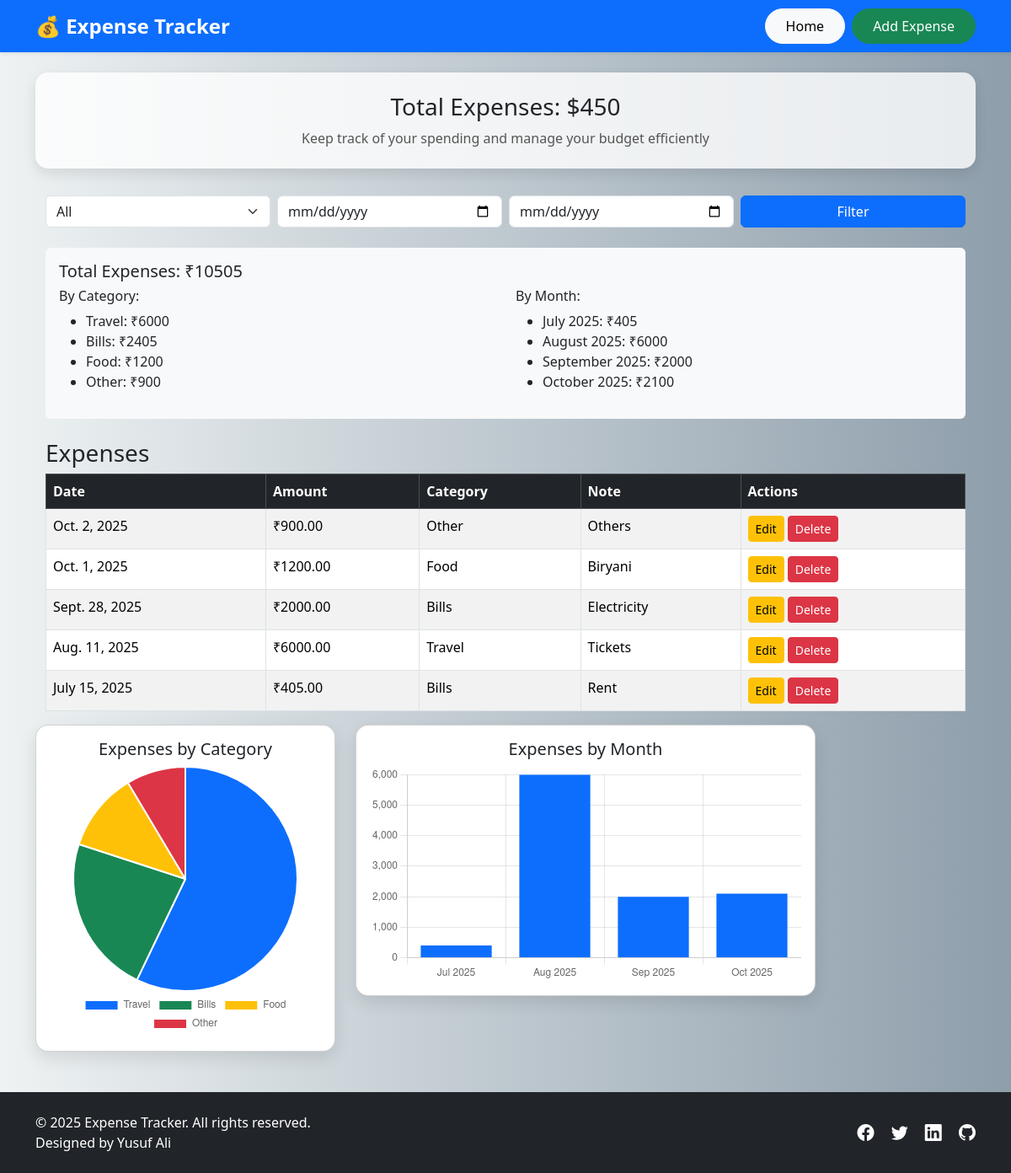
The page / on the database its author committed.
### tracker/models.py (models this page shows, shortened)
class Expense(models.Model):
    CATEGORY_CHOICES = [
        ('Food', 'Food'),
        ('Travel', 'Travel'),
        ('Bills', 'Bills'),
        ('Other', 'Other'),
    ]
    amount = models.DecimalField(max_digits=10, decimal_places=2)
    date = models.DateField()
    note = models.CharField(max_length=200)
    category = models.CharField(max_length=20, choices=CATEGORY_CHOICES, default='Other')

### tracker/views.py (the view)
# urls.py: path('', views.expense_list, name='expense_list'),
def expense_list(request):
    expenses = Expense.objects.all().order_by('-date')
    category = request.GET.get('category')
    start_date = request.GET.get('start_date')
    end_date = request.GET.get('end_date')
    if category and category != "All":
        expenses = expenses.filter(category=category)
    if start_date:
        expenses = expenses.filter(date__gte=start_date)
    if end_date:
        expenses = expenses.filter(date__lte=end_date)
    total = expenses.aggregate(total=Sum('amount'))['total'] or 0
    summary_by_category = (
        expenses.values('category')
        .annotate(total=Sum('amount'))
        .order_by('-total')
    )
    summary_by_month = (
        expenses.annotate(month=TruncMonth('date'))
        .values('month')
        .annotate(total=Sum('amount'))
        .order_by('month')
    )
    categories = Expense.objects.values_list('category', flat=True).distinct()
    categories = ["All"] + list(categories)
    context = {
        'expenses': expenses,
        'total': total,
        'summary_by_category': summary_by_category,
        'summary_by_month': summary_by_month,
        'categories': categories,
        'selected_category': category or "All",
        'start_date': start_date or "",
        'end_date': end_date or ""
    }
    return render(request, 'tracker/expense_list.html', context)

### tracker/templates/tracker/expense_list.html (shortened to what this page needs)
{% extends 'tracker/base.html' %}
{% block content %}
<div class="container mt-4">
  <form method="GET" class="row g-2 mb-4">
    <div class="col-md-3">
      <select name="category" class="form-select">
        {% for cat in categories %}
          <option value="{{ cat }}" {% if selected_category == cat %}selected{% endif %}>{{ cat }}</option>
        {% endfor %}
      </select>
    </div>
    <div class="col-md-3">
      <input type="date" name="start_date" class="form-control" value="{{ start_date }}">
    </div>
    <div class="col-md-3">
      <input type="date" name="end_date" class="form-control" value="{{ end_date }}">
    </div>
    <div class="col-md-3">
      <button type="submit" class="btn btn-primary w-100">Filter</button>
    </div>
  </form>
  <div class="mb-4 p-3 bg-light rounded">
    <h5>Total Expenses: ₹{{ total }}</h5>
    <div class="row mt-2">
      <div class="col-md-6">
        <h6>By Category:</h6>
        <ul>
          {% for item in summary_by_category %}
            <li>{{ item.category }}: ₹{{ item.total }}</li>
          {% endfor %}
        </ul>
      </div>
      <div class="col-md-6">
        <h6>By Month:</h6>
        <ul>
          {% for item in summary_by_month %}
            <li>{{ item.month|date:"F Y" }}: ₹{{ item.total }}</li>
          {% endfor %}
        </ul>
      </div>
    </div>
  </div>
  <h3>Expenses</h3>
  <table class="table table-bordered table-striped">
    <thead class="table-dark">
      <tr>
        <th>Date</th>
        <th>Amount</th>
        <th>Category</th>
        <th>Note</th>
        <th>Actions</th>
      </tr>
    </thead>
    <tbody>
      {% for exp in expenses %}
      <tr>
        <td>{{ exp.date }}</td>
        <td>₹{{ exp.amount }}</td>
        <td>{{ exp.category }}</td>
        <td>{{ exp.note }}</td>
        <td>
          <a href="{% url 'expense_update' exp.id %}" class="btn btn-warning btn-sm">Edit</a>
          <a href="{% url 'expense_delete' exp.id %}" class="btn btn-danger btn-sm">Delete</a>
        </td>
      </tr>
      {% empty %}
      <tr>
        <td colspan="5" class="text-center">No expenses found.</td>
      </tr>
      {% endfor %}
    </tbody>
  </table>
</div>
<div class="row mb-4">
  <div class="col-md-4">
    <div class="card p-3">
      <h5 class="text-center">Expenses by Category</h5>
      <canvas id="categoryChart"></canvas>
    </div>
  </div>
  <div class="col-md-6">
    <div class="card p-3">
      <h5 class="text-center">Expenses by Month</h5>
      <canvas id="monthChart"></canvas>
    </div>
  </div>
</div>
<script>
  // Category Chart
  const categoryLabels = [{% for item in summary_by_category %}'{{ item.category }}',{% endfor %}];
  const categoryData = [{% for item in summary_by_category %}{{ item.total }},{% endfor %}];
  new Chart(document.getElementById('categoryChart'), {
    type: 'pie',
    data: {
      labels: categoryLabels,
      datasets: [{ data: categoryData, backgroundColor: ['#0d6efd','#198754','#ffc107','#dc3545','#6c757d'] }]
    },
    options: { responsive: true, plugins: { legend: { position: 'bottom' } } }
  });
  // Month Chart
  const monthLabels = [{% for item in summary_by_month %}'{{ item.month|date:"M Y" }}',{% endfor %}];
  const monthData = [{% for item in summary_by_month %}{{ item.total }},{% endfor %}];
  new Chart(document.getElementById('monthChart'), {
    type: 'bar',
    data: { labels: monthLabels, datasets: [{ label: 'Expenses', data: monthData, backgroundColor: '#0d6efd' }] },
    options: { responsive: true, scales: { y: { beginAtZero: true } }, plugins: { legend: { display: false } } }
  });
</script>
{% endblock %}

### tracker/templates/tracker/base.html (shortened to what this page needs)
<!DOCTYPE html>
<html lang="en">
  <head>
    <link
      href="https://cdn.jsdelivr.net/npm/bootstrap@5.3.2/dist/css/bootstrap.min.css"
      rel="stylesheet"
    />
    <link
      href="https://cdn.jsdelivr.net/npm/bootstrap-icons@1.11.1/font/bootstrap-icons.css"
      rel="stylesheet"
    />
  </head>
  <body>
    <nav class="navbar navbar-expand-lg navbar-dark bg-primary shadow-sm mb-4">
      <div class="container">
        <a class="navbar-brand" href="{% url 'expense_list' %}">
          💰 Expense Tracker
        </a>
        <div class="collapse navbar-collapse">
          <ul class="navbar-nav ms-auto">
            <li class="nav-item me-2">
              <a
                class="btn btn-light btn-custom"
                href="{% url 'expense_list' %}"
                >Home</a
              >
            </li>
            <li class="nav-item">
              <a
                class="btn btn-success btn-custom"
                href="{% url 'expense_create' %}"
                >Add Expense</a
              >
            </li>
          </ul>
        </div>
      </div>
    </nav>
    <div class="container">
      <div class="dashboard-summary">
        <h3>Total Expenses: $<span id="total-expenses">450</span></h3>
        <p>Keep track of your spending and manage your budget efficiently</p>
      </div>
      {% block content %}{% endblock %}
    </div>
<footer class="bg-dark text-white mt-5">
  <div class="container py-4">
    <div class="row align-items-center">
      <div class="col-md-6 text-center text-md-start mb-2 mb-md-0">
        <p class="mb-0">&copy; 2025 Expense Tracker. All rights reserved.</p>
        <p class="mb-0">Designed by Yusuf Ali</p>
      </div>
      <div class="col-md-6 text-center text-md-end">
        <a href="#" class="text-white me-3"><i class="bi bi-facebook fs-5"></i></a>
        <a href="#" class="text-white me-3"><i class="bi bi-twitter fs-5"></i></a>
        <a href="http://www.linkedin.com/in/yusufali8856" class="text-white me-3"><i class="bi bi-linkedin fs-5"></i></a>
        <a href="http://www.github.com/Yusuf8856" class="text-white"><i class="bi bi-github fs-5"></i></a>
      </div>
    </div>
  </div>
</footer>
  </body>
</html>

### tracker/templates/tracker/base.html (style rules this page uses)
body { font-family: "Segoe UI", Tahoma, Geneva, Verdana, sans-serif; background: linear-gradient(to right, #eef2f3, #8e9eab); min-height: 100vh; }
.navbar-brand { font-weight: bold; font-size: 1.5rem; }
.btn-custom { border-radius: 50px; padding: 0.5rem 1.5rem; }
.card { border-radius: 15px; box-shadow: 0 8px 20px rgba(0, 0, 0, 0.1); transition: transform 0.2s; }
.dashboard-summary { background: #ffffffcc; border-radius: 15px; padding: 1.5rem; box-shadow: 0 6px 15px rgba(0, 0, 0, 0.1); margin-bottom: 2rem; text-align: center; }
.dashboard-summary h3 { margin-bottom: 0.5rem; }
.dashboard-summary p { color: #555; margin-bottom: 0; }

### rows shown on the page
Expense: category "Travel", total "6000", date "Aug. 11, 2025", amount "6000.00", note "Tickets"
Expense: category "Food", total "1200", date "Oct. 1, 2025", amount "1200.00", note "Biryani"
Expense: category "Other", total "900", date "Oct. 2, 2025", amount "900.00", note "Others"
Expense: date "Sept. 28, 2025", amount "2000.00", category "Bills", note "Electricity"
Expense: date "July 15, 2025", amount "405.00", category "Bills", note "Rent"

### other values the page prints
{{ total }} "10505"
{{ item.category }} "Bills"
{{ item.total }} "2405"
{{ item.month|date:"F Y" }} "July 2025" "August 2025" "September 2025" "October 2025"
{{ item.total }} "405" "6000" "2000" "2100"
form field category "All"
chart data {{ item.category }} Travel, Bills, Food, Other
chart data {{ item.total }} 6000, 2405, 1200, 900
chart data {{ item.total }} 405, 6000, 2000, 2100
